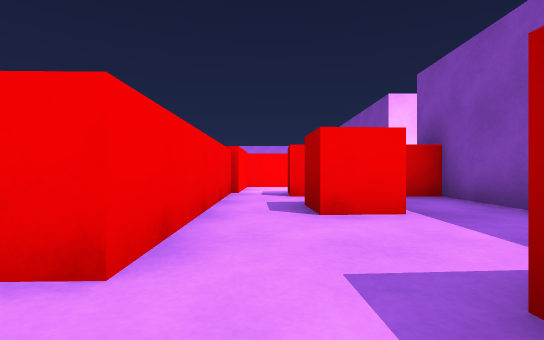
view 1 (above)

24 first-person views from a walk through a scene from a Unity 3-D project. The camera is 0.51 m above the floor, looks level and sees 85° across. The floor is counted in squares, 1 m on a side. Each view is taken from the middle of a square. On the plan, view 1 faces up. The plan holds only what a view shows up to about 9 squares ahead; the rest is blank. The place goes on beyond the plan. The player character is not drawn.

view 2
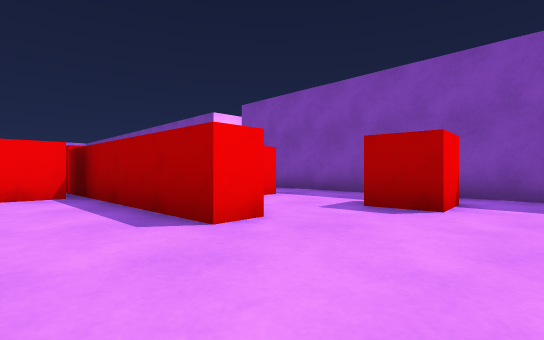

view 3
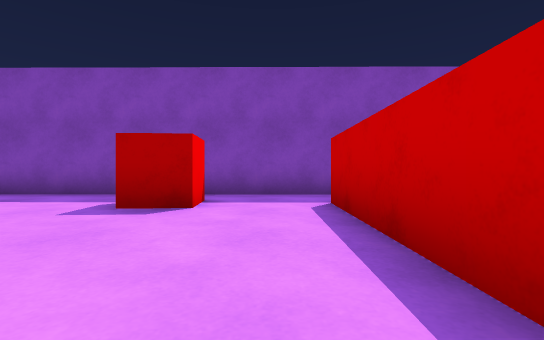

view 4
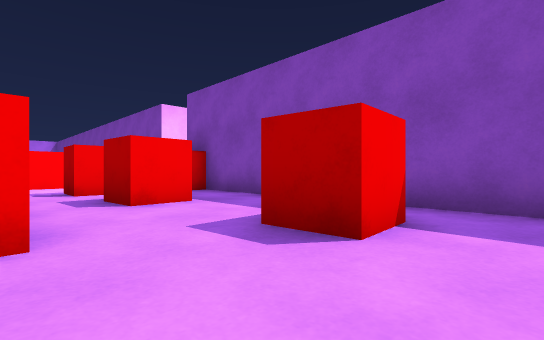

view 5
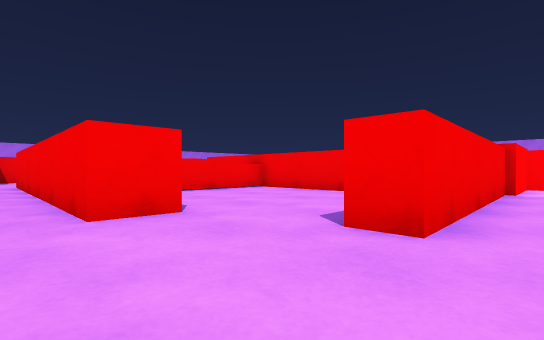

view 6
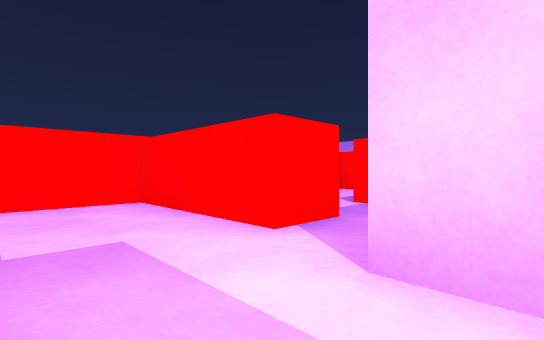

view 7
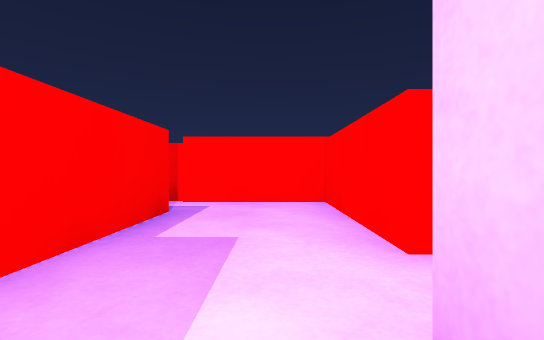

view 8
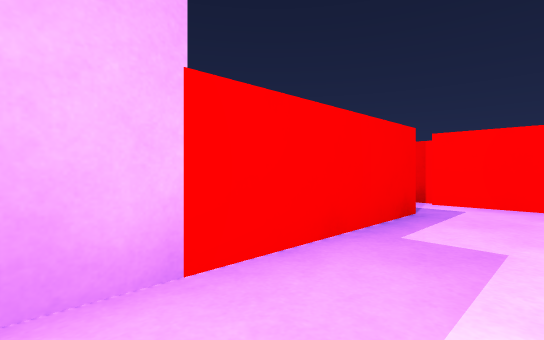

view 9
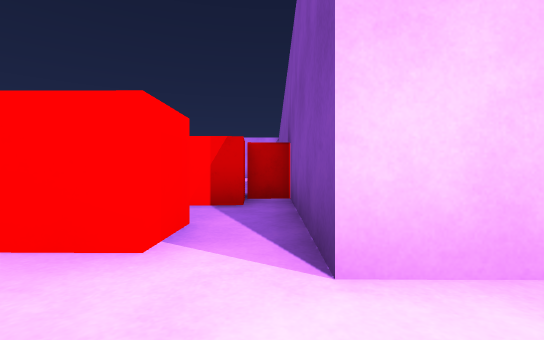

view 10
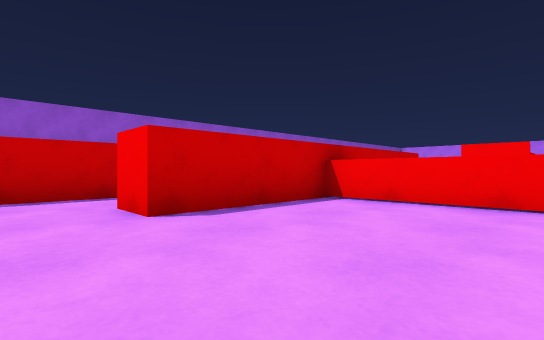

view 11
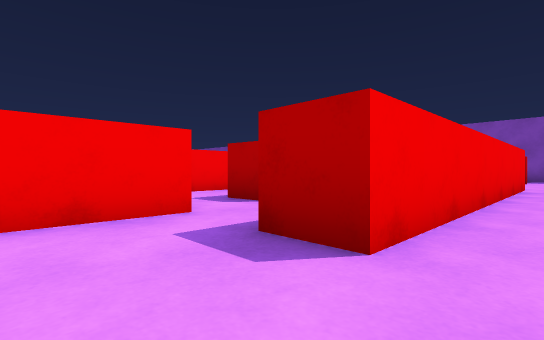

view 12
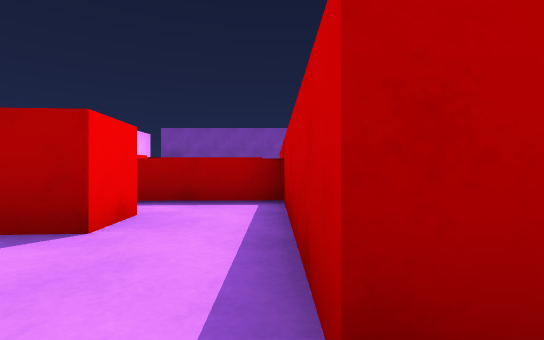

view 13
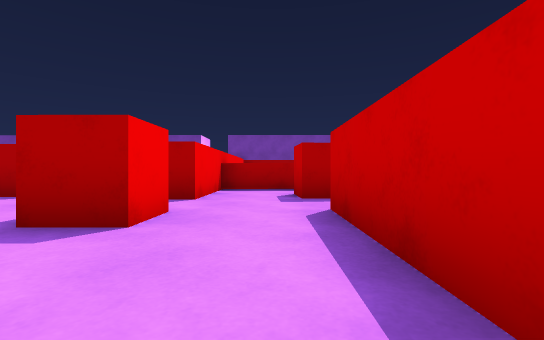

view 14
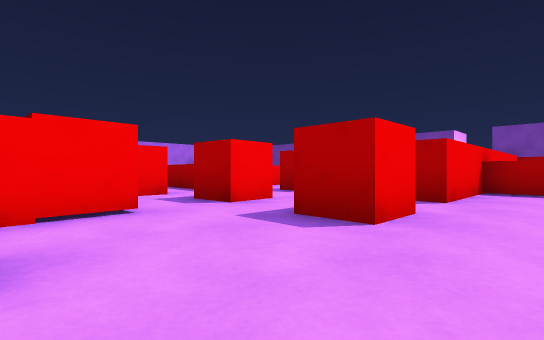

view 15
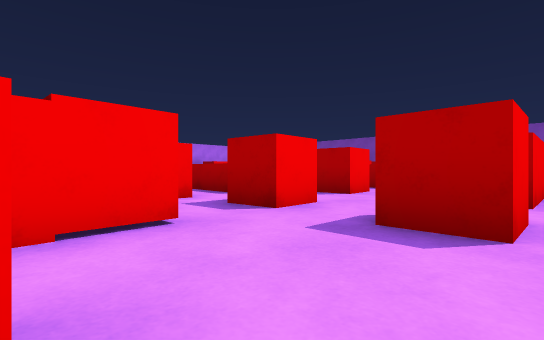

view 16
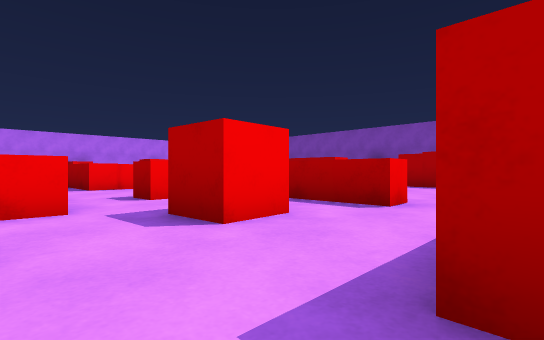

view 17
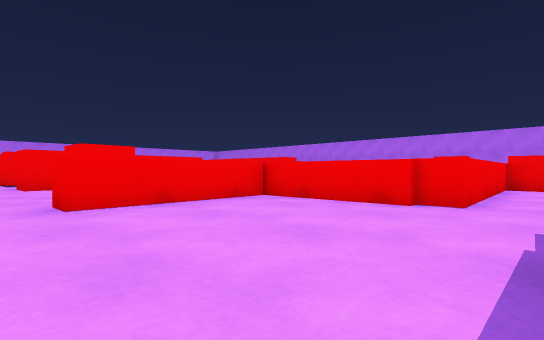

view 18
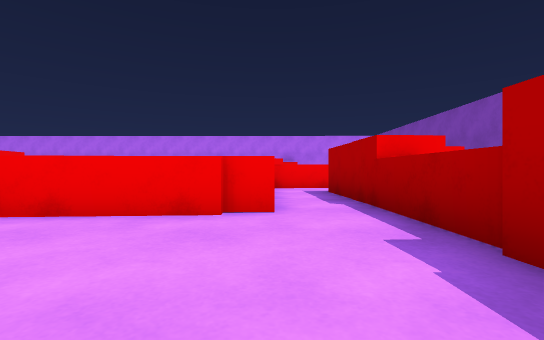

view 19
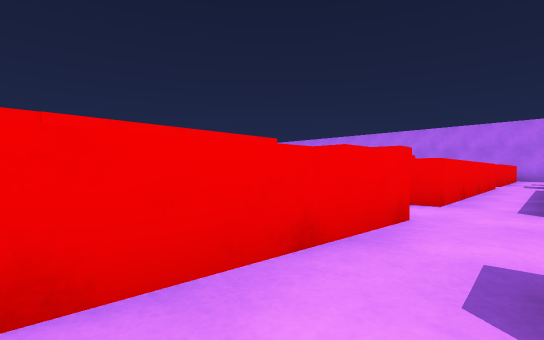

view 20
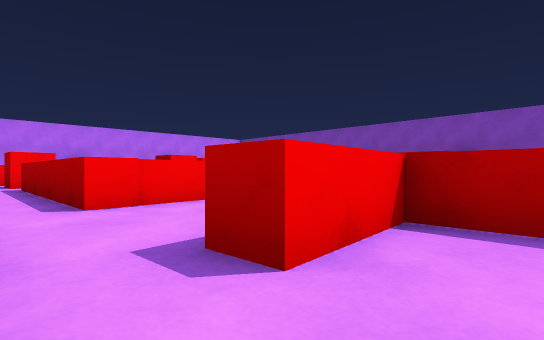

view 21
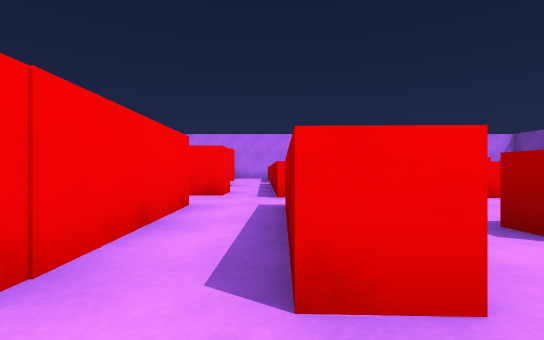

view 22
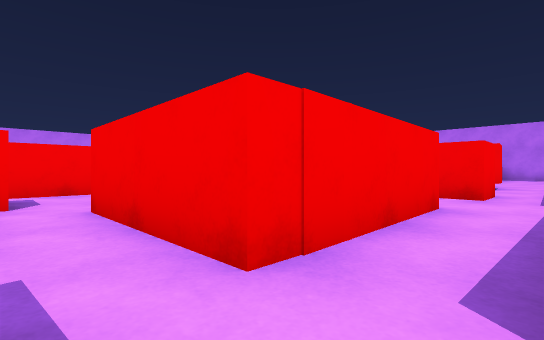

view 23
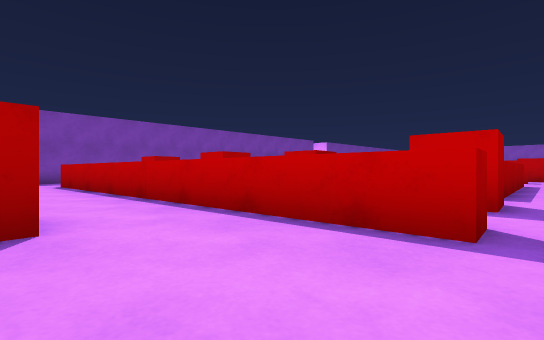

view 24
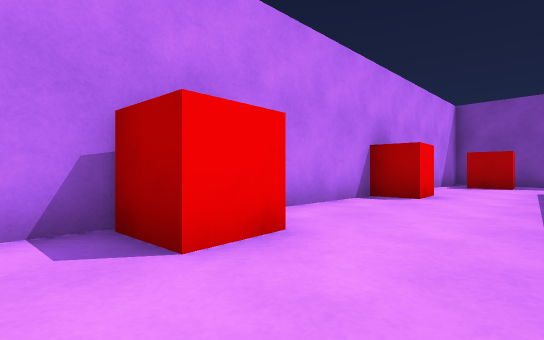

### Floor plan
Key: @ floor where view 1 was taken; # wall or solid block; x gap in a wall; . floor; ^ raised ledge; C red cube; B red block; O other object.
Columns run from 18 left of view 1 to 4 right of it. Each row starts with its distance up from view 1.
 27           #######  ##
 26         ...CC...C...CC
 25         ............CC#
 24         ....^^^^^^^.
 23         .^^^
 22         ..
 21       .^.C
 20       ....  CC
 19       x^.^  CC
 18      #.^.^
 17       .^.^      ^^
 16       #^.^     ^.
 15      ##^^^^^   ^.CCO
 14       ......   ^.CCO
 13       #^^..    ^.C.  C
 12       #^^.^  ^^^.# .C.#
 11 #     #^^^^^^....^ .C.#
 10 #..####^...^.....C  #.#
  9 ###...C..C.^.....####.#
  8    CC.CC...^.....B.....
  7    ..............B.....
  6  BBB..C..#########.####
  5    ........^.....#....#
  4    ........^.....#.C..#
  3     ###..C.^.....#...##
  2      ......^.....#...#
  1      ..########....CC#
  0      ..########...@CC#
 -1      ................#
 -2               ######.#

Positions as (right, up) in squares from view 1, and headings:
1: (0, 0), facing up
2: (-3, -1), facing up-right
3: (-3, -1), facing right
4: (-1, -1), facing up-right
5: (0, -1), facing up-left
6: (4, 7), facing up-left
7: (4, 8), facing left
8: (4, 8), facing down-left
9: (3, 7), facing up
10: (-2, 4), facing down-left
11: (-13, -1), facing up-right
12: (-12, 1), facing right
13: (-15, 4), facing right
14: (-15, 4), facing up-right
15: (-15, 5), facing up-right
16: (-11, 6), facing up-right
17: (-2, 7), facing up-left
18: (-3, 8), facing up
19: (-9, 10), facing up-left
20: (-10, 10), facing up-right
21: (-11, 9), facing up
22: (-11, 9), facing up-left
23: (-10, 26), facing down-right
24: (-8, 24), facing up-right
